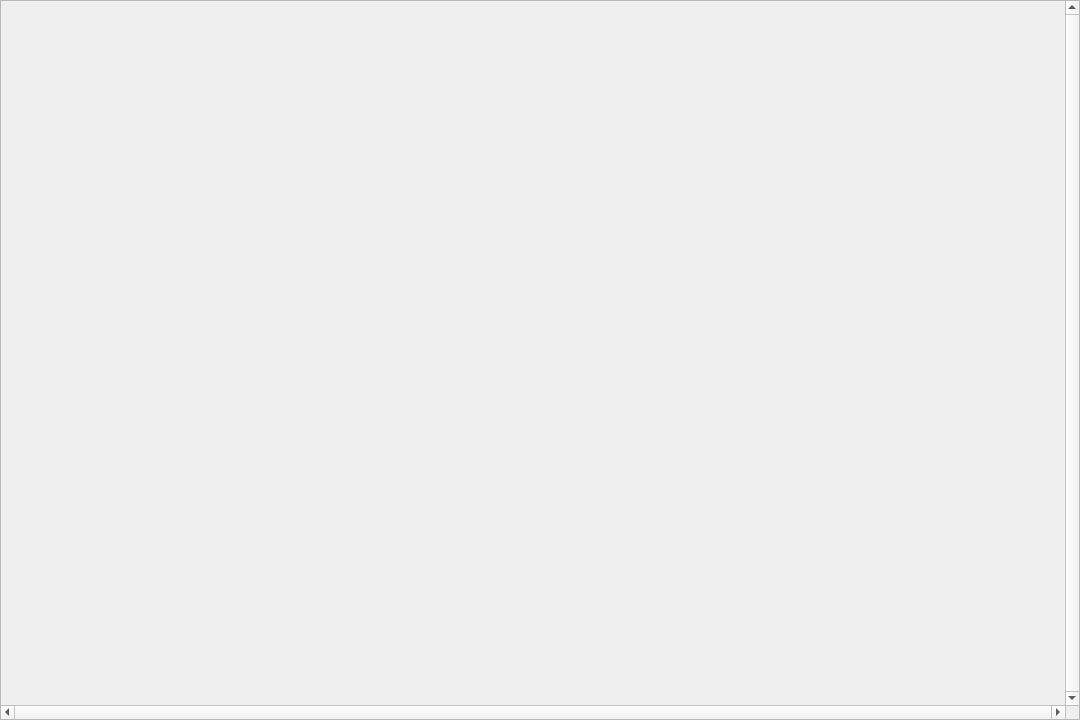
<?xml version="1.0" encoding="UTF-8"?>
<ui version="4.0">
 <class>MainWindow</class>
 <widget class="QWidget" name="MainWindow">
  <property name="geometry">
   <rect>
    <x>0</x>
    <y>0</y>
    <width>1080</width>
    <height>720</height>
   </rect>
  </property>
  <property name="windowTitle">
   <string>MainWindow</string>
  </property>
  <layout class="QVBoxLayout" name="verticalLayout">
   <property name="spacing">
    <number>8</number>
   </property>
   <property name="leftMargin">
    <number>0</number>
   </property>
   <property name="topMargin">
    <number>0</number>
   </property>
   <property name="rightMargin">
    <number>0</number>
   </property>
   <property name="bottomMargin">
    <number>0</number>
   </property>
   <item>
    <widget class="QScrollArea" name="scrollArea">
     <property name="verticalScrollBarPolicy">
      <enum>Qt::ScrollBarPolicy::ScrollBarAlwaysOn</enum>
     </property>
     <property name="horizontalScrollBarPolicy">
      <enum>Qt::ScrollBarPolicy::ScrollBarAlwaysOn</enum>
     </property>
     <property name="widgetResizable">
      <bool>false</bool>
     </property>
     <widget class="CostmapWidget" name="scrollAreaWidgetContents">
      <property name="geometry">
       <rect>
        <x>0</x>
        <y>0</y>
        <width>1061</width>
        <height>701</height>
       </rect>
      </property>
      <property name="focusPolicy">
       <enum>Qt::FocusPolicy::StrongFocus</enum>
      </property>
     </widget>
    </widget>
   </item>
  </layout>
 </widget>
 <customwidgets>
  <customwidget>
   <class>CostmapWidget</class>
   <extends>QWidget</extends>
   <header>costmapwidget.h</header>
   <container>1</container>
  </customwidget>
 </customwidgets>
 <resources/>
 <connections/>
</ui>
